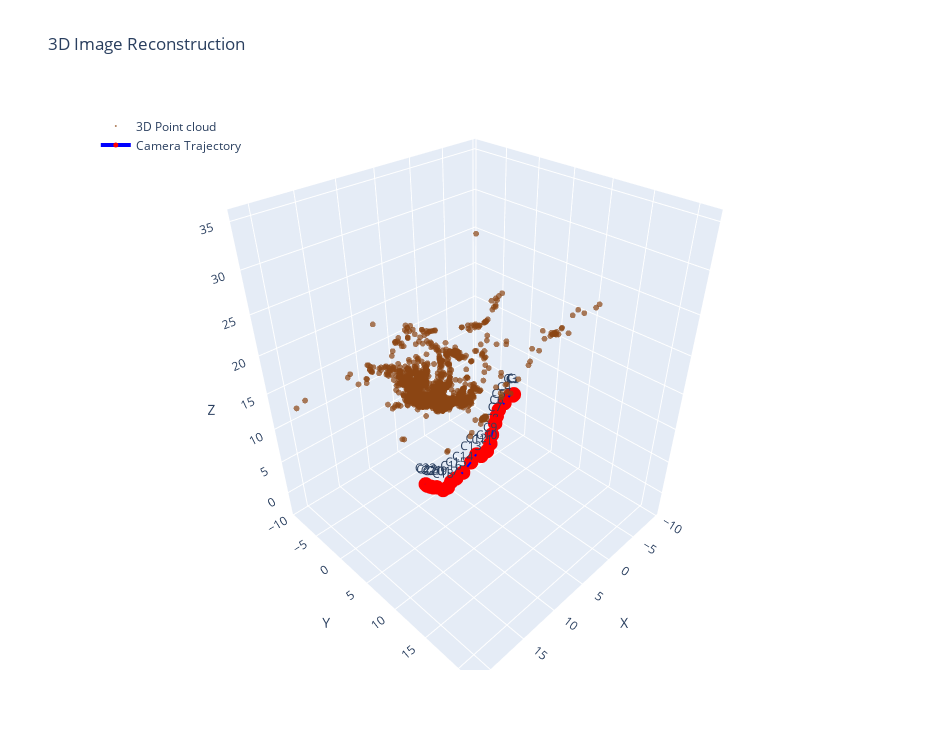

Write notebook code for a chart like this one.
### Code cell
fig = go.Figure()

# 3D Point cloud
fig.add_trace(go.Scatter3d(
    x=cloud[:,0], y=cloud[:,1], z=cloud[:,2],
    mode='markers',
    name='3D Point cloud',
    marker=dict(size=2, color='saddlebrown', opacity=0.7)
))

# Camera Trajectory
fig.add_trace(go.Scatter3d(
    x=cam_centers[:,0], y=cam_centers[:,1], z=cam_centers[:,2],
    mode='lines+markers+text',
    name='Camera Trajectory',
    line=dict(color='blue', width=4),
    marker=dict(size=5, color='red'),
    text=[f"C{i}" for i in range(len(cam_centers))],
    textposition='top center'
))

fig.update_layout(
    title='3D Image Reconstruction',
    width=950, height=750,
    scene=dict(
        xaxis_title='X', yaxis_title='Y', zaxis_title='Z',
        aspectmode='data'
    ),
    legend=dict(x=0.02, y=0.98)
)

fig.show()

### Figure 1 — Plotly figure (JSON) as saved in the notebook; plotly's stock layout.template omitted (floating-point values rounded to 4 significant figures; data arrays with more than 128 entries replaced by an {"elided": "..."} marker saying what was removed)
{"data": [{"marker": {"color": "saddlebrown", "opacity": 0.7, "size": 2}, "mode": "markers", "name": "3D Point cloud", "type": "scatter3d", "x": {"elided": "2003 float values"}, "y": {"elided": "2003 float values"}, "z": {"elided": "2003 float values"}}, {"line": {"color": "blue", "width": 4}, "marker": {"color": "red", "size": 5}, "mode": "lines+markers+text", "name": "Camera Trajectory", "text": ["C0", "C1", "C2", "C3", "C4", "C5", "C6", "C7", "C8", "C9", "C10", "C11", "C12", "C13", "C14", "C15", "C16", "C17", "C18", "C19", "C20", "C21", "C22", "C23"], "textposition": "top center", "type": "scatter3d", "x": [-9.355, -9.38, -9.133, -8.761, -7.225, -5.685, -5.123, -4.397, -3.519, -2.786, -1.795, -0.5185, -0.03527, 1.241, 2.919, 4.079, 5.067, 5.896, 6.691, 7.521, 7.996, 8.508, 8.784, 9.011], "y": [-1.555, -1.588, -1.495, -1.616, -1.351, -0.9671, -0.8051, -0.3984, -0.1256, 0.2879, 0.594, 0.7869, 0.3529, 0.6291, 0.8281, 0.7124, 0.8141, 1.036, 1.011, 0.7426, 0.6435, 0.7026, 0.372, 0.3889], "z": [3.177, 3.188, 3.15, 3.377, 2.907, 2.745, 2.086, 1.457, 0.1448, -0.7615, -1.33, -1.257, -0.9789, -1.392, -2.016, -2.355, -2.238, -2.546, -2.467, -1.611, -1.372, -0.8615, -0.7167, -0.3299]}], "layout": {"height": 750, "legend": {"x": 0.02, "y": 0.98}, "scene": {"aspectmode": "data", "xaxis": {"title": {"text": "X"}}, "yaxis": {"title": {"text": "Y"}}, "zaxis": {"title": {"text": "Z"}}}, "title": {"text": "3D Image Reconstruction"}, "width": 950}}
